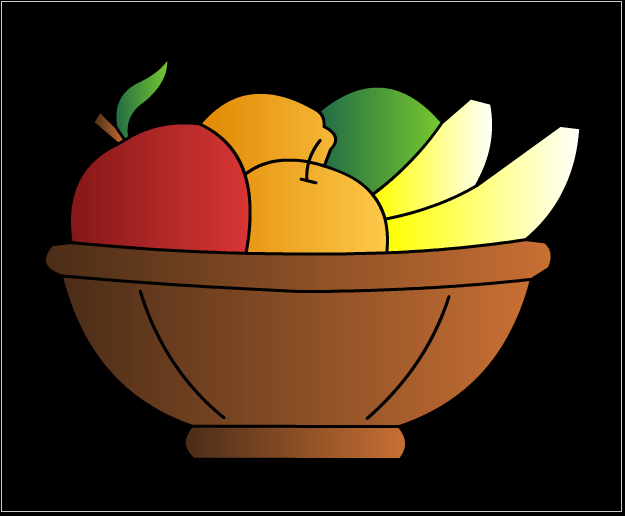
//> input picture fruits.png, 625 x 516 px
$ ./histogram_green   (built with g++ and OpenCV 4)
//> lines starting //> are read from the running program, lines starting //| are printed output that depends on the picture; after the words box and inside, x2 and y2 are one past the last pixel; in counts of white or black regions, pixels touching at a corner belong together
#include <iostream>
#include <stdlib.h>
#include <math.h>
#include "opencv2/highgui/highgui.hpp"
#include "opencv2/imgproc/imgproc.hpp"
#include "opencv2/core/core.hpp"
using namespace cv;
using namespace std;

int main()
{
	Mat img=imread("fruits.png",1);
//> img is the input picture: 516 rows x 625 cols, CV_8UC3; mean B, G, R 23.9, 48.6, 71.6

	int arr[256];
	int i,j,x,max;
	for(i=0;i<256;i++)
	{
		arr[i]=0;
	}

	for(i=0;i<img.rows;i++)
	{
		for(j=0;j<img.cols;j++)
		{
			x=img.at<Vec3b>(i,j)[1];
			arr[x]=arr[x]+1;
		}
	}
//> after the loop, x = 0; arr = 256 values, max 181613 at index 0, min 0 at index 201, mean 1259.8
	for(i=0;i<256;i++)
	{
		arr[i]=arr[i]/300;
	}
//> after the loop, arr = 256 values, max 605 at index 0, min 0 at index 1, mean 3.84

	max=arr[0];
//> max = 605
	for(i=1;i<256;i++)
	{
		if(max<arr[i])
		{
			max=arr[i];
		}
	}
//> after the loop, max = 605
	cout<<max<<endl;
//| 605

	Mat img1(max+20,256,CV_8UC1,Scalar(255));
//> img1: 625 rows x 256 cols, CV_8UC1; every value is 255

	for(i=0;i<256;i++)
	 {
	 	for(j=img1.rows-1;j>=(img1.rows-1-arr[i]);j--)
	 	{
	 		img1.at<uchar>(j,i)=0;
	 	}
	 }
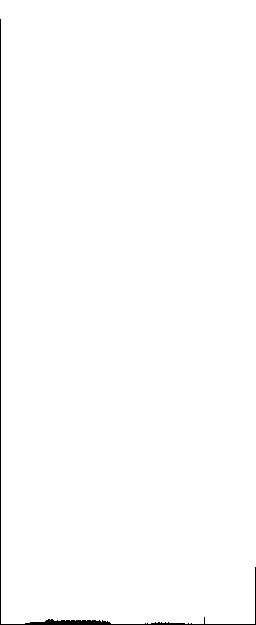
//> img1: 625 rows x 256 cols, CV_8UC1; 99.2% white; 1 black region, box (x1, y1, x2, y2) and area: (0, 19, 256, 625) 1240

	cout<<img1.at<uchar>(0,1008)<<endl;
	namedWindow("ab",WINDOW_NORMAL);
	imshow("ab",img1);
	waitKey(0);
	return 0;

}
